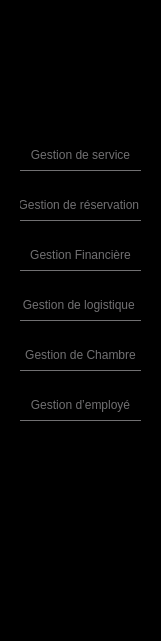
     <widget class="QWidget" name="widget_12" native="true">
      <property name="geometry">
       <rect>
        <x>0</x>
        <y>50</y>
        <width>161</width>
        <height>641</height>
       </rect>
      </property>
      <property name="styleSheet">
       <string notr="true">QWidget{
background:black;

}
QPushButton{
background:transparent;
border:none;
color:#717072;
border-bottom:1px solid #717072;
}
QPushButton:hover{
text-color:white;
border-bottom:2px solid white;
}</string>
      </property>
      <widget class="QPushButton" name="pushButton_12">
       <property name="geometry">
        <rect>
         <x>20</x>
         <y>140</y>
         <width>121</width>
         <height>31</height>
        </rect>
       </property>
       <property name="text">
        <string>Gestion de service</string>
       </property>
      </widget>
      <widget class="QPushButton" name="pushButton_71">
       <property name="geometry">
        <rect>
         <x>20</x>
         <y>290</y>
         <width>121</width>
         <height>31</height>
        </rect>
       </property>
       <property name="text">
        <string>Gestion de logistique </string>
       </property>
      </widget>
      <widget class="QPushButton" name="pushButton_72">
       <property name="geometry">
        <rect>
         <x>20</x>
         <y>240</y>
         <width>121</width>
         <height>31</height>
        </rect>
       </property>
       <property name="text">
        <string>Gestion Financière</string>
       </property>
      </widget>
      <widget class="QPushButton" name="pushButton_73">
       <property name="geometry">
        <rect>
         <x>20</x>
         <y>190</y>
         <width>121</width>
         <height>31</height>
        </rect>
       </property>
       <property name="text">
        <string>Gestion de réservation </string>
       </property>
      </widget>
      <widget class="QPushButton" name="pushButton_74">
       <property name="geometry">
        <rect>
         <x>20</x>
         <y>340</y>
         <width>121</width>
         <height>31</height>
        </rect>
       </property>
       <property name="text">
        <string>Gestion de Chambre</string>
       </property>
      </widget>
      <widget class="QPushButton" name="pushButton_75">
       <property name="geometry">
        <rect>
         <x>20</x>
         <y>390</y>
         <width>121</width>
         <height>31</height>
        </rect>
       </property>
       <property name="text">
        <string>Gestion d’employé</string>
       </property>
      </widget>
     </widget>
